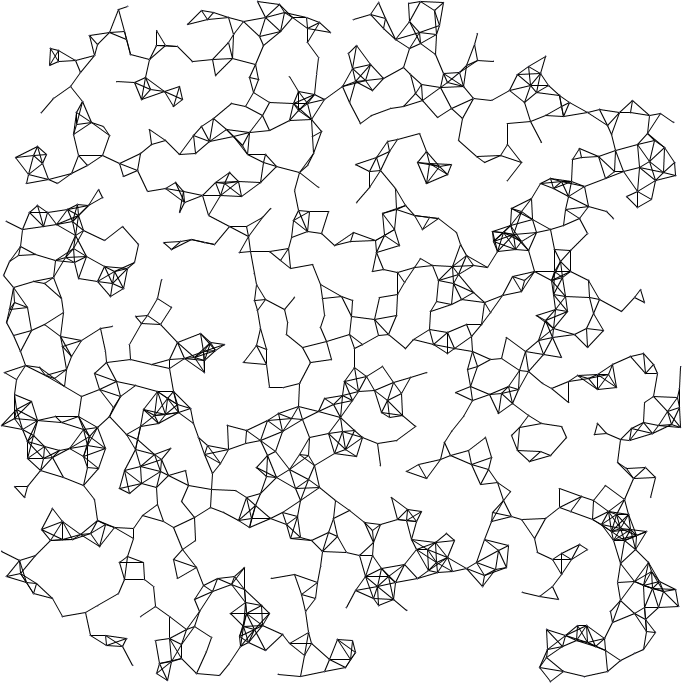
#> input picture Program/test_1.png, 682 x 683 px
$ python test_1.py
#> lines starting #> are read from the running program, lines starting #| are printed output that depends on the picture; after the words box and inside, x2 and y2 are one past the last pixel; in counts of white or black regions, pixels touching at a corner belong together
"""
Created on Mon Oct  7 22:51:38 2019

@author:     Ng Kim Hou
@Student ID: DB625369
@Description:

"""
import cv2
import numpy as np

img = cv2.imread('test_1.png')
#> img is the input picture: shape (683, 682, 3); mean B, G, R 237.2, 237.2, 237.2
lowerb = np.array([0, 0, 0])
upperb = np.array([254, 254, 254])
red_line = cv2.inRange(img, lowerb, upperb)
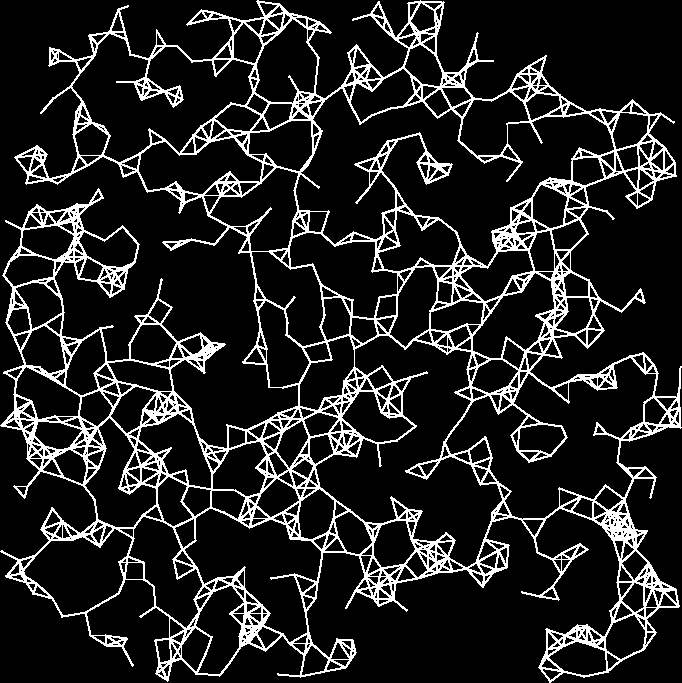
#> red_line: shape (683, 682); 13.7% white in thin lines or dots

cv2.imshow('red', red_line)
cv2.waitKey(0)

$ run again, with Program/data_1.png copied over Program/test_1.png
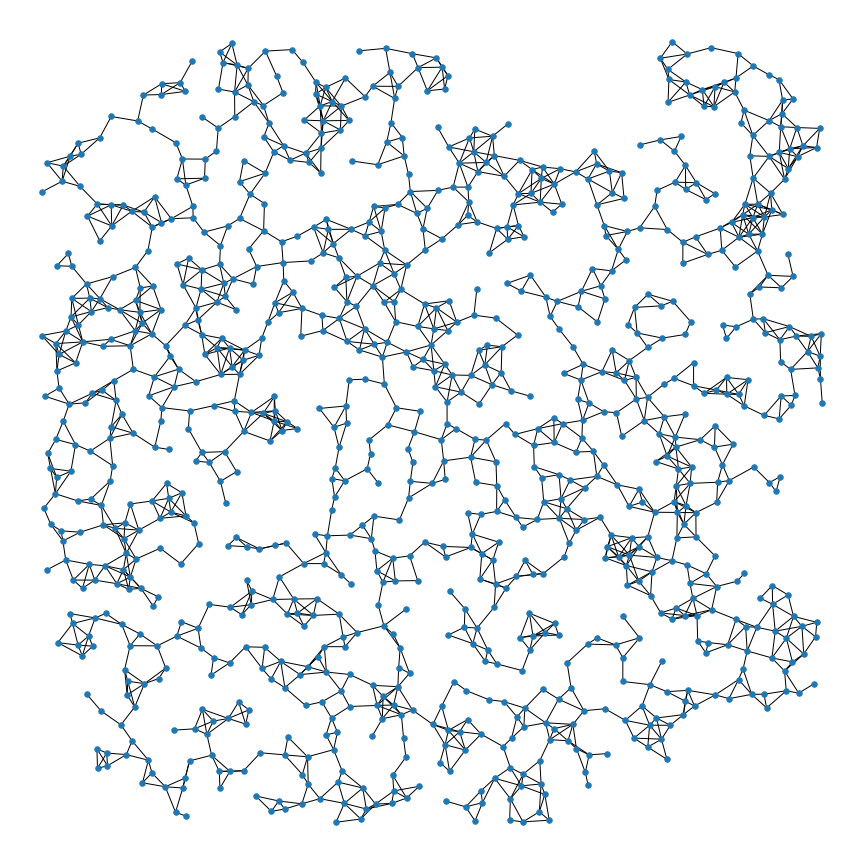
#> input picture Program/data_1.png, 864 x 864 px
#> img is the input picture: shape (864, 864, 3); mean B, G, R 242.6, 239.9, 235.9
#> `red_line = cv2.inRange(img, lowerb, upperb)`:
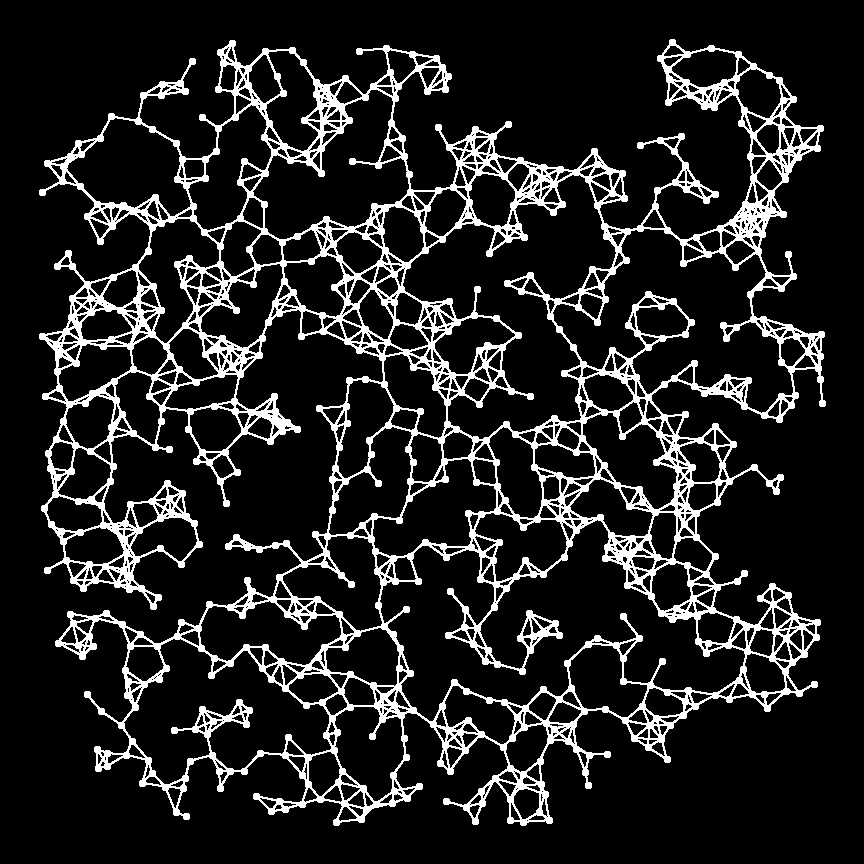
#> red_line: shape (864, 864); 13.2% white; 1 white region, box (x1, y1, x2, y2) and area: (39, 39, 826, 826) 98284

$ run again, with Program/data_2.png copied over Program/test_1.png
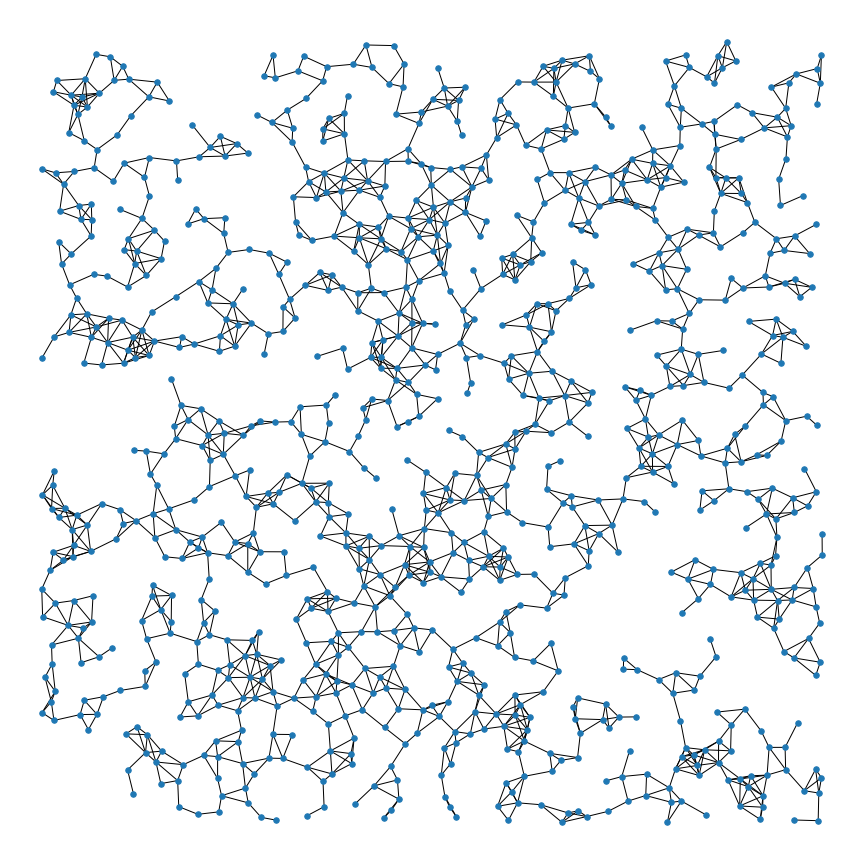
#> input picture Program/data_2.png, 864 x 864 px
#> img is the input picture: shape (864, 864, 3); mean B, G, R 242.1, 239.5, 235.5
#> `red_line = cv2.inRange(img, lowerb, upperb)`:
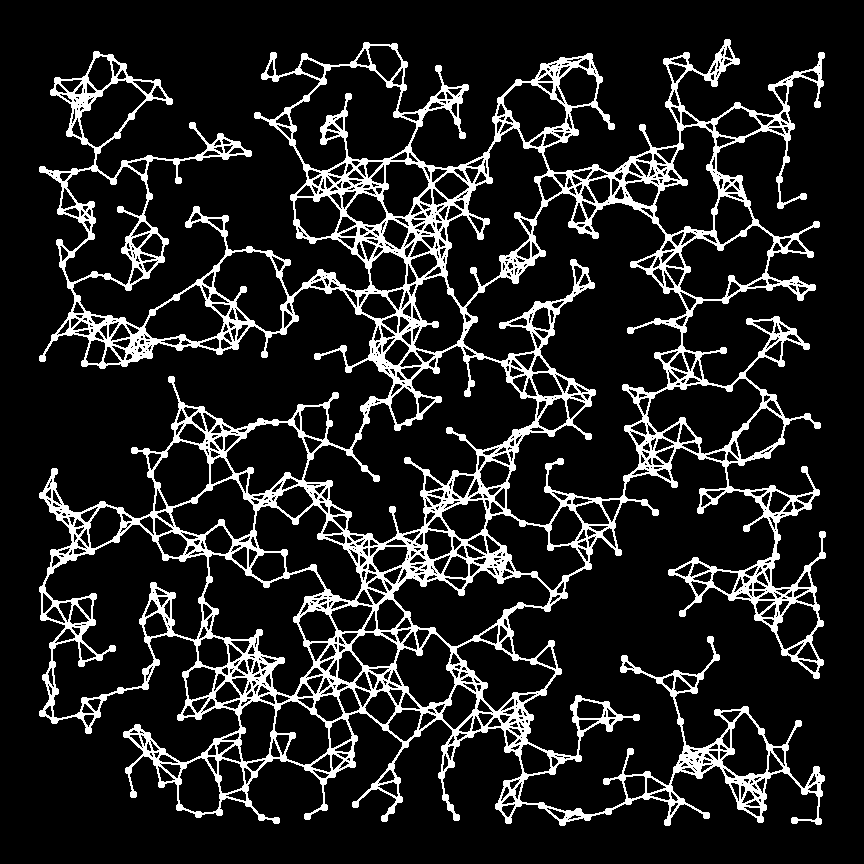
#> red_line: shape (864, 864); 13.5% white; 1 white region, box (x1, y1, x2, y2) and area: (39, 39, 826, 826) 101042

$ run again, with Program/data_3.png copied over Program/test_1.png
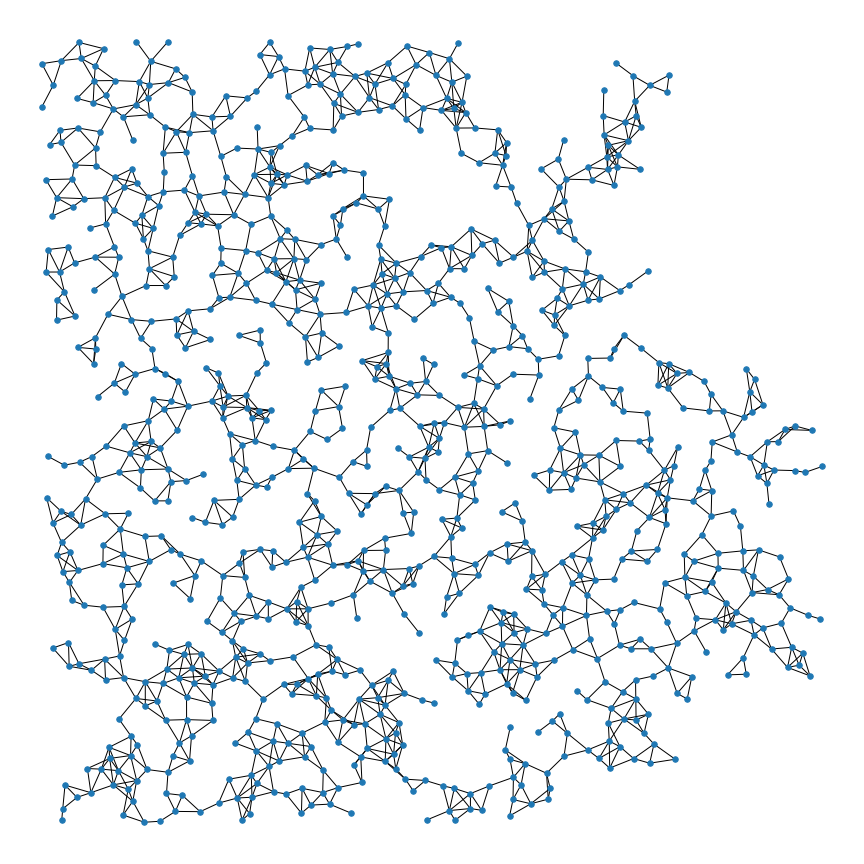
#> input picture Program/data_3.png, 864 x 864 px
#> img is the input picture: shape (864, 864, 3); mean B, G, R 242.6, 239.9, 236
#> `red_line = cv2.inRange(img, lowerb, upperb)`:
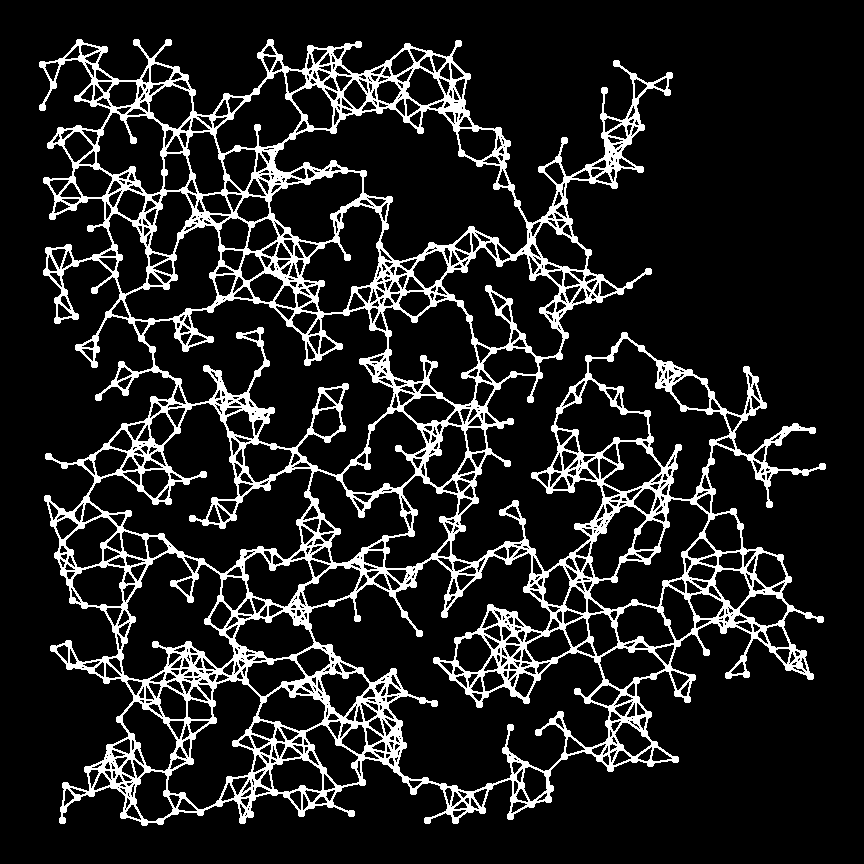
#> red_line: shape (864, 864); 13.2% white; 1 white region, box (x1, y1, x2, y2) and area: (39, 39, 826, 826) 98404
